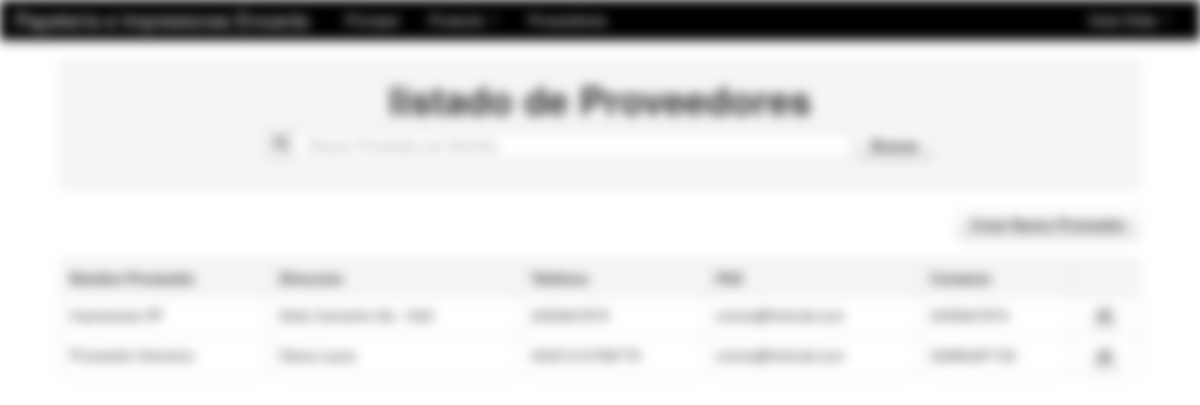
Page /Modulos/Producto/listado_proveedor.php (signed in) on the committed database.
### tables this page shows
CREATE TABLE IF NOT EXISTS `proveedor` (
`id` int(11) NOT NULL,
  `nombre` varchar(255) NOT NULL,
  `dir` varchar(255) NOT NULL,
  `tel` varchar(255) NOT NULL,
  `fax` varchar(255) NOT NULL,
  `nota` varchar(255) NOT NULL,
  `contacto` varchar(255) NOT NULL
);

### Modulos/Producto/listado_proveedor.php (the view, shortened to what this page needs)
<!DOCTYPE html>
<html lang="es">
  <head>
    <link href="../../css/bootstrap.css" rel="stylesheet">
    <link href="../../css/bootstrap-responsive.css" rel="stylesheet">
  </head>
  <body>
    <?php include_once "../../menu/m_producto.php"; ?>
	<div align="center">
    	<table width="90%">
          <tr>
            <td>
            	<table class="table table-bordered">
                  <tr class="well">
                    <td>
                   	 	<h1 align="center">listado de Proveedores</h1>
                        <center>
                      	<form name="form3" method="post" action="" class="form-search">
                        	<div class="input-prepend input-append">
								<span class="add-on"><i class="icon-search"></i></span>
                        		<input type="text" name="buscar" autocomplete="off" class="input-xxlarge search-query"
                                autofocus placeholder="Buscar Proveedor por Nombre">
                            </div>
                            <button type="submit" class="btn" name="buton"><strong>Buscar</strong></button>
                    	</form>
                        </center>
                    </td>
                  </tr>
                </table>
                <div align="right">
	                <a href="#nuevo" role="button" class="btn" data-toggle="modal"><strong>Crear Nuevo Proveedor</strong></a>
                </div>
                <br>
                <table class="table table-bordered">
                  <tr class="well">
                    <td><strong>Nombre Proveedor</strong></td>
                    <td><strong>Direccion</strong></td>
                    <td><strong>Telefono</strong></td>
                    <td><strong>FAX</strong></td>
                    <td><strong>Contacto</strong></td>
                    <td></td>
                  </tr>
				  <?php
				  	if(!empty($_POST['buscar'])){
						$buscar=limpiar($_POST['buscar']);
						$pame=mysql_query("SELECT * FROM proveedor WHERE nombre LIKE '%$buscar%' ORDER BY nombre");
					}else{
						$pame=mysql_query("SELECT * FROM proveedor ORDER BY nombre");
					}
					while($row=mysql_fetch_array($pame)){
				  ?>
                  <tr>
                    <td><?php echo $row['nombre']; ?></td>
                    <td><?php echo $row['dir']; ?></td>
                    <td><?php echo $row['tel']; ?></td>
                    <td><?php echo $row['fax']; ?></td>
                    <td><?php echo $row['contacto'] ?></td>
                    <td>
                    	<center>
                            <a href="#act<?php echo $row['id']; ?>" role="button" class="btn btn-mini" data-toggle="modal">
                                <i class="icon-edit"></i>
                            </a>
                        </center>
                    </td>
                  </tr>
                  <?php } ?>
                </table>
            </td>
          </tr>
        </table>
    </div>
  </body>
</html>

### Modulos/Producto/listado_proveedor.php (style rules this page uses)
body { padding-top: 60px; padding-bottom: 40px; }

### rows in the picture
proveedor: nombre "Impresoras HP", dir "Avila Camacho No. 1020", tel "2255847879", fax "correo@hotmail.com", contacto "2255847879"
proveedor: nombre "Proveedor Generico", dir "Diana Laura", tel "45451212788778", fax "correo@hotmail.com", contacto "22885487745"

### other values in the picture
$_SESSION['user_name'] "Elida"
